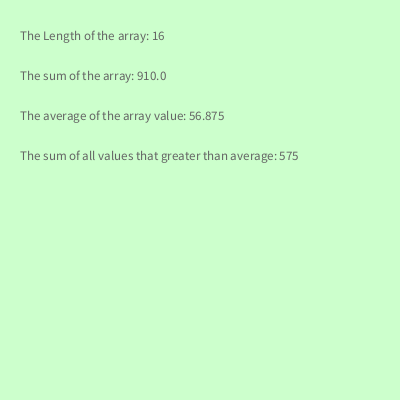
Frame 1 (no input)
Frame 60 (the mouse pressed at the canvas centre just before this capture): identical to frame 1, image omitted
Frame 120 (the mouse held since frame 60 and released just before this capture): identical to frame 1, image omitted

The Processing sketch that drew this single still picture (run headless with seeded random() and noise(); from frame 60 on, the mouse is pressed at the canvas centre):

// Processing sketch: processing_74959
// ── processing_74959.pde

//Zhaochang He  zhaochah@andrew.cmu.edu
//HW 9 array
//copyright

int [] arrayofints = {2, 13, 24,34, 47, 51, 53, 55, 56, 63, 65, 78, 83, 92, 95, 99};

void setup()
{
  size(400,400);
  smooth(); 
  fill(100);
}


void draw() {
 background(#CCFFCC);
 textSize(width/30);
 text("The Length of the array: " + arrayofints.length, width/20, height*.1);
 text("The sum of the array: " + sumofarray(), width/20, height*0.2);
 text("The average of the array value: " + averageofarray(), width/20, height*0.3);
 text("The sum of all values that greater than average: " + sumavg(), width/20, height*0.4);
}


float sumofarray(){
  float sum = 0;
  for (int i = 0; i < arrayofints.length; i++) {
    sum = sum + arrayofints [i];
  }
  return sum;
}


float averageofarray(){
    return sumofarray()/arrayofints.length;
}

int sumavg(){
  int sumagain = 0; 
  float average = averageofarray();
  for (int i = 0; i < arrayofints.length; i++) {
    if(arrayofints [i] > average) {
      sumagain = sumagain + arrayofints [i];
    }
  }
    return sumagain; 
}
